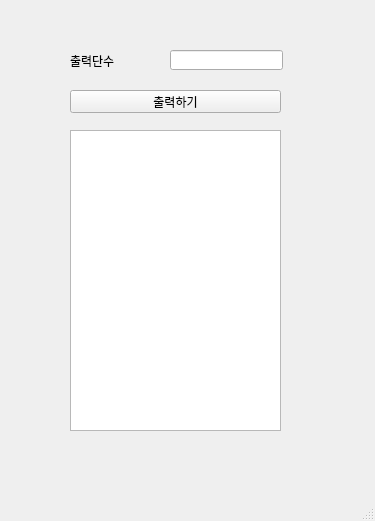
<?xml version="1.0" encoding="UTF-8"?>
<ui version="4.0">
 <class>MainWindow</class>
 <widget class="QMainWindow" name="MainWindow">
  <property name="geometry">
   <rect>
    <x>0</x>
    <y>0</y>
    <width>375</width>
    <height>521</height>
   </rect>
  </property>
  <property name="windowTitle">
   <string>MainWindow</string>
  </property>
  <widget class="QWidget" name="centralwidget">
   <widget class="QLabel" name="lbl">
    <property name="geometry">
     <rect>
      <x>70</x>
      <y>50</y>
      <width>101</width>
      <height>21</height>
     </rect>
    </property>
    <property name="text">
     <string>출력단수</string>
    </property>
   </widget>
   <widget class="QPushButton" name="pb">
    <property name="geometry">
     <rect>
      <x>70</x>
      <y>90</y>
      <width>211</width>
      <height>23</height>
     </rect>
    </property>
    <property name="text">
     <string>출력하기</string>
    </property>
   </widget>
   <widget class="QLineEdit" name="le">
    <property name="geometry">
     <rect>
      <x>170</x>
      <y>50</y>
      <width>113</width>
      <height>20</height>
     </rect>
    </property>
   </widget>
   <widget class="QTextEdit" name="te">
    <property name="geometry">
     <rect>
      <x>70</x>
      <y>130</y>
      <width>211</width>
      <height>301</height>
     </rect>
    </property>
   </widget>
  </widget>
  <widget class="QMenuBar" name="menubar">
   <property name="geometry">
    <rect>
     <x>0</x>
     <y>0</y>
     <width>375</width>
     <height>21</height>
    </rect>
   </property>
  </widget>
  <widget class="QStatusBar" name="statusbar"/>
 </widget>
 <resources/>
 <connections/>
</ui>
